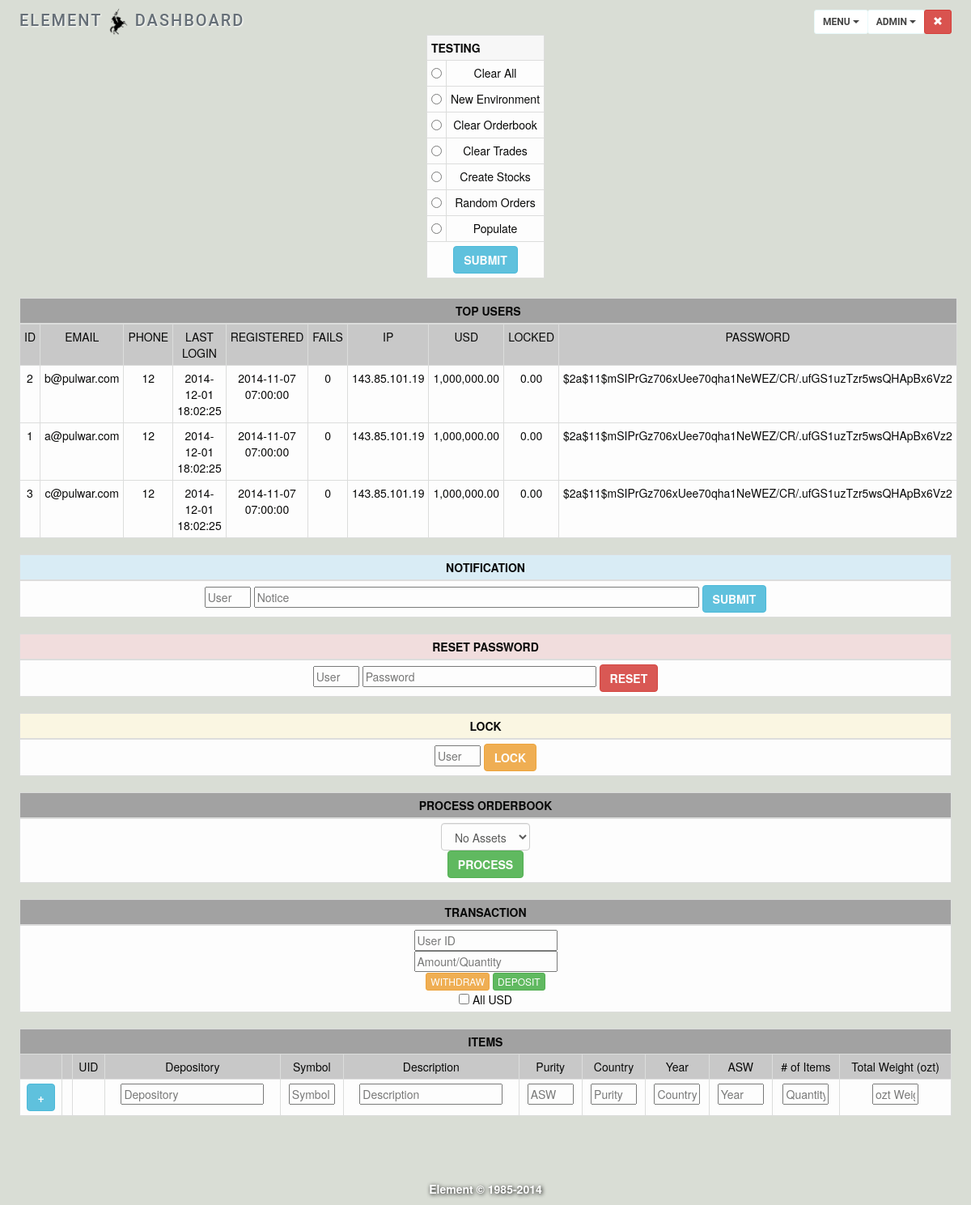
/admin.php (signed in), run on the app's committed database.
### tables this page shows
CREATE TABLE IF NOT EXISTS `users` (
  `id` int(10) NOT NULL AUTO_INCREMENT COMMENT 'user id',
  `email` varchar(63) NOT NULL,
  `fname` varchar(63) NOT NULL,
  `lname` varchar(63) NOT NULL,
  `birth` date NOT NULL,
  `address` varchar(63) NOT NULL,
  `city` varchar(63) NOT NULL,
  `region` varchar(63) NOT NULL,
  `zip` int(20) NOT NULL,
  `phone` int(20) NOT NULL,
  `question` varchar(63) NOT NULL,
  `answer` varchar(63) NOT NULL,
  `password` char(128) NOT NULL,
  `registered` timestamp NOT NULL DEFAULT CURRENT_TIMESTAMP,
  `last_login` timestamp NULL DEFAULT NULL,
  `ip` varchar(15) NOT NULL,
  `fails` int(1) NOT NULL DEFAULT '0' COMMENT 'failed login attempts',
  `active` int(1) NOT NULL DEFAULT '0' COMMENT '0 inactive or 1 active',
  PRIMARY KEY (`id`)
);

CREATE TABLE IF NOT EXISTS `accounts` (
  `id` int(10) NOT NULL,
  `units` bigint(20) unsigned NOT NULL DEFAULT '0',
  `loan` bigint(20) unsigned NOT NULL DEFAULT '0',
  `rate` decimal(65,30) NOT NULL DEFAULT '0.000000000000000000000000000000',
  `approved` int(1) NOT NULL DEFAULT '0',
  PRIMARY KEY (`id`)
);

### includes/constants.php (called while the page is built, shortened)
<?php
$adminid = 1;
$sitename = 'Element';
$unittype = "USD";
?>

### includes/functions.php (called while the page is built, shortened)
<?php
function query()
	{
	$sql = func_get_arg(0);
	$parameters = array_slice(func_get_args(), 1);
	static $handle;
	if (!isset($handle))
	{
		try
		{
            $handle = new PDO("mysql:dbname=" . DATABASE . ";host=" . SERVER, USERNAME, PASSWORD);
            $handle->setAttribute(PDO::ATTR_EMULATE_PREPARES, false);
		}
	    catch (Exception $e)
        {
            trigger_error($e->getMessage(), E_USER_ERROR);
            exit;
        }
	}
	$statement = $handle->prepare($sql);
	$results = $statement->execute($parameters);
	if ($results !== false)
	{
		return $statement->fetchAll(PDO::FETCH_ASSOC);
	}
	else
	{
		return false;
	}
}
?>

### includes/functions_exchange.php (called while the page is built, shortened)
<?php
function getPrice($price)
{
    require 'constants.php';
    $price = $price / 1000;
    return ($price);
}
?>

### public_html/admin.php (the view, shortened to what this page needs)
<?php
require("../includes/config.php");
$id = $_SESSION["id"];
$title = "Dashboard";
$assets = query("SELECT symbol FROM assets");
if ($id != 1) { apologize("Unauthorized!"); exit();}
else
{
    $searchusersquery = query("SELECT * FROM users, accounts WHERE users.id=accounts.id ORDER BY units DESC LIMIT 0,10 ;");
    foreach ($searchusersquery as $row)
    {
        $info["id"] = $row["id"];
        $info["email"] = $row["email"];
        $info["password"] = $row["password"];
        $info["phone"] = $row["phone"];
        $info["last_login"] = $row["last_login"];
        $info["registered"] = $row["registered"];
        $info["fails"] = $row["fails"];
        $info["ip"] = $row["ip"];
        $accounts = query("SELECT units, loan, rate FROM accounts WHERE id = ?", $info["id"]);
        $info["units"] = $accounts[0]["units"];
        $info["loan"] = $accounts[0]["loan"];
        $info["rate"] = $accounts[0]["rate"];
        $bidLocked =	query("SELECT SUM(total) AS total FROM orderbook WHERE (id=? AND side='b')", $info["id"]);
        $info["locked"] = $bidLocked[0]["total"];
        $topusers[] = $info;
    }
    require("../templates/header.php");
    ?>
    <form action="admin.php"  class="symbolForm" method="post"   >
        <fieldset>
            <table class="table table-condensed table-striped table-bordered" id="admin" style="border-collapse:collapse;text-align:center;vertical-align:middle;">
                <tr><th colspan=2>TESTING</th></tr>
                <tr><td><input type="radio" name="admin" value="all"></td>          <td>Clear All</td></tr>
                <tr><td><input type="radio" name="admin" value="test"></td>          <td>New Environment</td></tr>
                <tr><td><input type="radio" name="admin" value="orderbook"></td>    <td>Clear Orderbook</td></tr>
                <tr><td><input type="radio" name="admin" value="trades"></td>       <td>Clear Trades</td></tr>
                <tr><td><input type="radio" name="admin" value="createstocks"></td> <td>Create Stocks</td></tr>
                <tr><td><input type="radio" name="admin" value="randomorders"></td> <td>Random Orders</td></tr>
                <tr><td><input type="radio" name="admin" value="populate"></td>      <td>Populate</td></tr>
                <tr><td colspan='2'>
                        <button type="submit" class="btn btn-info"><b> SUBMIT </b></button></span>
                    </td></tr>
            </table>
        </fieldset>
    </form>
    <table class="table table-condensed table-striped table-bordered" id="topusers" style="border-collapse:collapse;text-align:center;vertical-align:middle;">
        <thead>
        <tr>
            <td colspan="12" class="success"><strong>TOP USERS</strong></td>
        </tr>
        </thead>
        <tbody>
        <tr class="active">
            <td>ID</td>
            <td>EMAIL</td>
            <td>PHONE</td>
            <td>LAST LOGIN</td>
            <td>REGISTERED</td>
            <td>FAILS</td>
            <td>IP</td>
            <td><?php echo($unittype)  ?></td>
            <td>LOCKED</td>
            <td>PASSWORD</td>
        </tr>
        <?php
        foreach ($topusers as $row)
        {
            echo("<tr>");
            echo("<td>" . number_format($row["id"],0,".",",") . "</td>");
            echo("<td>" . htmlspecialchars($row["email"]) . "</td>");
            echo("<td>" . htmlspecialchars($row["phone"]) . "</td>");
            echo("<td>" . (date('Y-m-d H:i:s', strtotime($row["last_login"])) . "</td>"));
            echo("<td>" . (date('Y-m-d H:i:s', strtotime($row["registered"])) . "</td>"));
            echo("<td>" . htmlspecialchars($row["fails"]) . "</td>");
            echo("<td>" . htmlspecialchars($row["ip"]) . "</td>");
            echo("<td>" . number_format(getPrice($row["units"]),2,".",",") . "</td>");
            echo("<td>" . number_format(getPrice($row["locked"]),2,".",",") . "</td>");
            echo("<td>" . htmlspecialchars($row["password"]) . "</td>");
            echo("</tr>");
        }
        ?>
        </tbody>
    </table>
    <table class="table table-condensed table-striped table-bordered" id="notice" style="border-collapse:collapse;text-align:center;vertical-align:middle;">
        <thead>
        <tr>
            <td class="info"><strong>NOTIFICATION</strong></td>
        </tr>
        </thead>
        <tbody>
        <tr>
            <td>
                <form action="admin.php"  class="noticeForm" method="post">
                    <input type="text" name="user" placeholder="User"  size="4">
                    <input type="text" name="notice" placeholder="Notice"  size="70">
                    <button type="submit" class="btn btn-info"><b> SUBMIT </b></button>
                </form>
            </td>
        </tr>
        </tbody>
    </table>
    <table class="table table-condensed table-striped table-bordered" id="password" style="border-collapse:collapse;text-align:center;vertical-align:middle;">
        <thead>
        <tr>
            <td class="danger"><strong>RESET PASSWORD</strong></td>
        </tr>
        </thead>
        <tbody>
        <tr>
            <td>
                <form action="admin.php" method="post">
                    <input type="text" name="user" placeholder="User"  size="4">
                    <input type="text" name="reset" placeholder="Password"  size="35">
                    <button type="submit" class="btn btn-danger"><b> RESET </b></button>
                </form>
            </td>
        </tr>
        </tbody>
    </table>
    <table class="table table-condensed table-striped table-bordered" id="lock" style="border-collapse:collapse;text-align:center;vertical-align:middle;">
        <thead>
        <tr>
            <td class="warning"><strong>LOCK</strong></td>
        </tr>
        </thead>
        <tbody>
        <tr>
            <td>
                <form action="admin.php" method="post">
                    <input type="text" name="lock" placeholder="User"  size="4">
                    <button type="submit" class="btn btn-warning"><b> LOCK </b></button>
                </form>
            </td>
        </tr>
        </tbody>
    </table>
    <table class="table table-condensed table-striped table-bordered" id="process" style="border-collapse:collapse;text-align:center;vertical-align:middle;">
        <thead>
        <tr>
            <td class="success"><strong>PROCESS ORDERBOOK</strong></td>
        </tr>
        </thead>
        <tbody>
        <tr>
            <td>
                <form action="admin.php"  class="processForm" method="post">
                    <select name="process"  class="form-control" >
                        <?php
                        if (empty($assets)) {
                            echo("<option value=''>No Assets</option>");
                        } else {
                            echo ('    <option value="ALL">-All Assets-</option>');
                            foreach ($assets as $asset) {
                                $symbol = $asset["symbol"];
                                echo("<option value='" . $symbol . "'>  " . $symbol . "</option>");
                            }
                        }
                        ?>
                    </select>
                    <button type="submit" class="btn btn-success"><b> PROCESS </b></button></span>
                </form></td>
        </tr>
        </tbody>
    </table>
    <table class="table table-condensed table-striped table-bordered" id="notice" style="border-collapse:collapse;text-align:center;vertical-align:middle;">
        <thead>
        <tr>
            <td class="success" colspan="3"><strong>TRANSACTION</strong></td>
        </tr>
        </thead>
        <tbody>
        <tr>
            <td>
                <form action="admin.php" method="post" class="formtable">
                    <fieldset>
                        <input class="input-small" name="userid" placeholder="User ID" type="number" min="0" max="any" required /><br />
                        <input class="input-medium" type="number" name="quantity" placeholder="Amount/Quantity" step="0.01" min="0" max="any" required /><br>
                        <button type="submit"
                                class="btn btn-warning btn-xs"
                                name="transaction"
                                value="withdraw">WITHDRAW
                        </button>
                        <button type="submit"
                                class="btn btn-success btn-xs"
                                name="transaction"
                                value="deposit">DEPOSIT
                        </button>
                        <br /><input type="checkbox" name="copyunits" onclick="FillUnits(this.form)"> All <?php echo($unittype);?>
                    </fieldset>
                </form>
            </td>
        </tr>
        </tbody>
    </table>
    <table class="table table-condensed table-striped table-bordered" id="activity" style="border-collapse:collapse;text-align:center;vertical-align:middle;">
        <tr>
            <td colspan="13" class="success"><strong>ITEMS</strong></td>
        </tr>
        <tr class="active">
            <td></td>
            <td></td>
            <td>UID</td>
            <td>Depository</td>
            <td>Symbol</td>
            <td>Description</td>
            <td>Purity</td>
            <td>Country</td>
            <td>Year</td>
            <td>ASW</td>
            <td># of Items</td>
            <td>Total Weight (ozt)</td>
        </tr>
        <tr>
            <form action="admin.php"  class="noticeForm" method="post">
                <td><button type="submit" class="btn btn-info"><b> + </b></button></td>
                <td></td>
                <td></td>
                <td><input type="text" name="depository" placeholder="Depository"></td>
                <td><input type="text" name="addasset" placeholder="Symbol"  size="4"></td>
                <td><input type="text" name="description" placeholder="Description"></td>
                <td><input type="text" name="asw" placeholder="ASW"  size="4"></td>
                <td><input type="text" name="purity" placeholder="Purity"  size="4"></td>
                <td><input type="text" name="country" placeholder="Country"  size="4"></td>
                <td><input type="text" name="year" placeholder="Year"  size="4"></td>
                <td><input type="text" name="quantity" placeholder="Quantity"  size="4"></td>
                <td><input type="text" name="weight" placeholder="ozt Weight"  size="4"></td>
            </form>
        </tr>
    </table>
    <?php
    require("../templates/footer.php");
}
?>

### templates/header.php (shortened to what this page needs)
<!DOCTYPE html>
<html lang="en">
<head>
    <link href="css/bootstrap.css" rel="stylesheet"/>
    <link href="css/styles.php" rel="stylesheet" media="screen"/>
</head>
<body>
<div id="page" style="text-align:center; ">
    <div id="top" style="text-align:center; ">
        <table class="logobar">
            <tr>
                <td>
                    <?php echo(htmlspecialchars($sitename)); ?>
                    <img src="img/logo/<?php  ?>1.png" width="27" style="vertical-align:middle;" />
                    <?php if(isset($title)){echo("" . htmlspecialchars($title) . "");} ?>
                </td>
                <?php
                if (isset($_SESSION["id"]))
                {?>
                    <td>
                        <?php
                        $users =query("SELECT id, email, fname, lname, active FROM users WHERE id = ?", $_SESSION["id"]);
                        @$active = $users[0]["active"];
                        if($active==1)
                        {
                            include("menu.php");
                        }
                        ?>
                    </td>
                <?php
                }
                ?>
            </tr>
        </table>
<?php
if(isset($_SESSION["id"]))
{
?>
    </div>
    <div id="middle" style="text-align:center;background-color:transparent;border:0;">
<?php
}
?>

### templates/menu.php (shortened to what this page needs)
<div class="navigationBar" align="right">
    <div class="btn-group">
        <div class="btn-group">
            <div class="input-group">
                <button id="bankButton" type="button" class="btn btn-default  btn-sm   dropdown-toggle" data-toggle="dropdown">
                    <b>MENU</b>
                <span class="caret"></span>
                </button>
            </div>
        </div>
        <?php if ($_SESSION["id"] == $adminid) { ?>
            <div class="btn-group">
                <div class="input-group">
                    <button id="adminButton" type="button" class="btn btn-default btn-sm dropdown-toggle" data-toggle="dropdown">
                         <b>ADMIN</b>
                        <span class="caret"></span>
                    </button>
                </div>
            </div>
        <?php } ?>
        <div class="btn-group">
            <div class="input-group">
                <a href="logout.php">
                    <button type="button" class="btn btn-danger  btn-sm ">
                    <span class="glyphicon glyphicon-remove"></span>
                    </button>
                </a>
            </div>
        </div>
    </div>
</div>

### templates/footer.php (shortened to what this page needs)
</div>
<div id="bottom"  style="text-shadow: 1px 1px 5px #000; z-index:-1;">
<br>
 <?php echo(htmlspecialchars($sitename))?> &#169; 1985-2014
</div>
</div>
</body>
</html>

### templates/header.php (style rules this page uses)
.logobar { width: 100%; }
.logobar td { background-color:transparent; text-align:left; width:50%; text-shadow: 1px 1px 2px #fff; color: rgb(102, 111, 119); cursor: auto; font-family: Roboto, Helvetica, sans-serif; font-size: 20px; font-stretch: normal; font-style: normal; font-variant: normal; font-weight: 500; height: auto; letter-spacing: 2px; margin-bottom: 0px; margin-left: 0px; margin-right: 0px; margin-top: 0px; padding-bottom: 0px; padding-left: 0px; padding-right: 0px; padding-top: 10px; text-decoration: none; text-transform: uppercase; vertical-align: baseline; }
.navigationBar .btn-default { color: #444; background-color: #ffffff; border-color: #E8F9FA; }
.table { margin-bottom:0; }

### public_html/admin.php (style rules this page uses)
#middle { background-color:transparent; border:0; }

### data on the page
users: accounts.id "2", email "b@pulwar.com", phone "12", last_login "2014-12-01 18:02:25", registered "2014-11-07 07:00:00", fails "0", ip "143.85.101.19", accounts.units "1,000,000.00", locked "0.00", password "$2a$11$mSIPrGz706xUee70qha1NeWEZ/CR/.ufGS1uzTzr5wsQHApBx6Vz2"
users: accounts.id "1", email "a@pulwar.com", phone "12", last_login "2014-12-01 18:02:25", registered "2014-11-07 07:00:00", fails "0", ip "143.85.101.19", accounts.units "1,000,000.00", locked "0.00", password "$2a$11$mSIPrGz706xUee70qha1NeWEZ/CR/.ufGS1uzTzr5wsQHApBx6Vz2"
users: accounts.id "3", email "c@pulwar.com", phone "12", last_login "2014-12-01 18:02:25", registered "2014-11-07 07:00:00", fails "0", ip "143.85.101.19", accounts.units "1,000,000.00", locked "0.00", password "$2a$11$mSIPrGz706xUee70qha1NeWEZ/CR/.ufGS1uzTzr5wsQHApBx6Vz2"

### other printed values
$sitename "ELEMENT"
$title "DASHBOARD"
$unittype "USD"
$sitename "Element"
